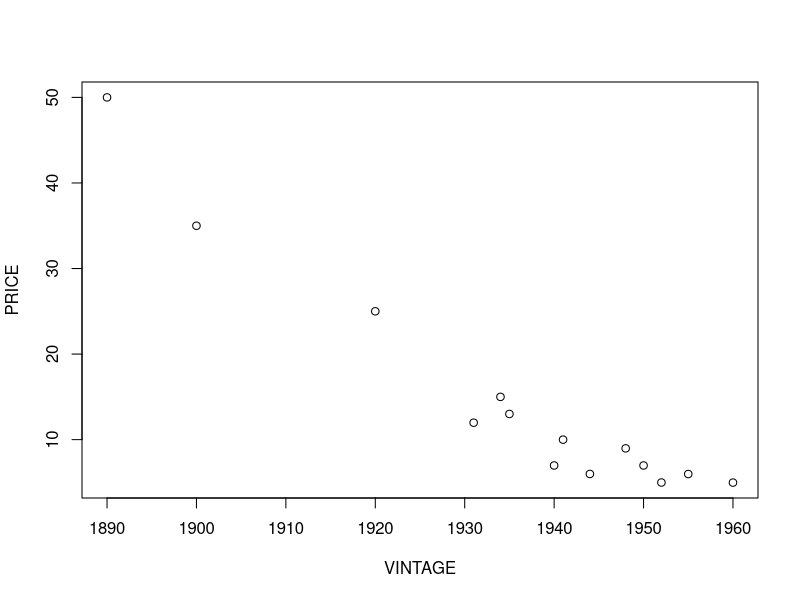
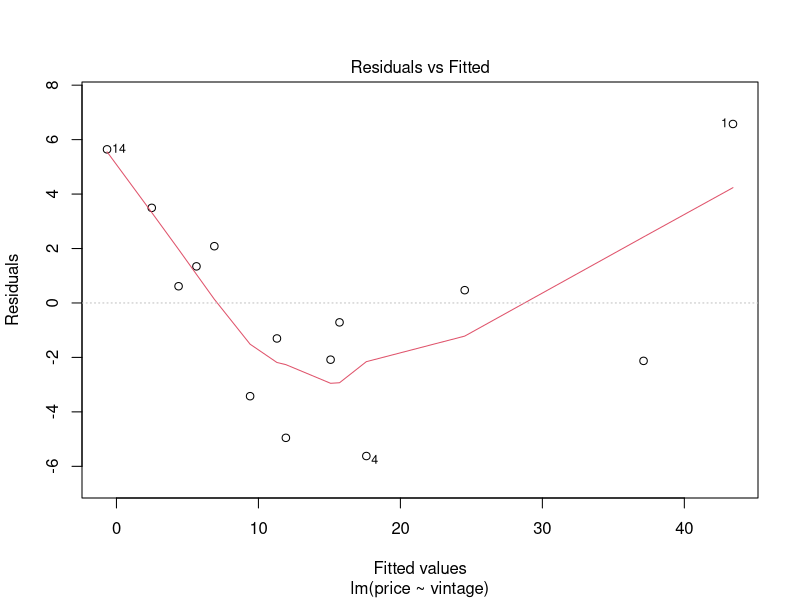
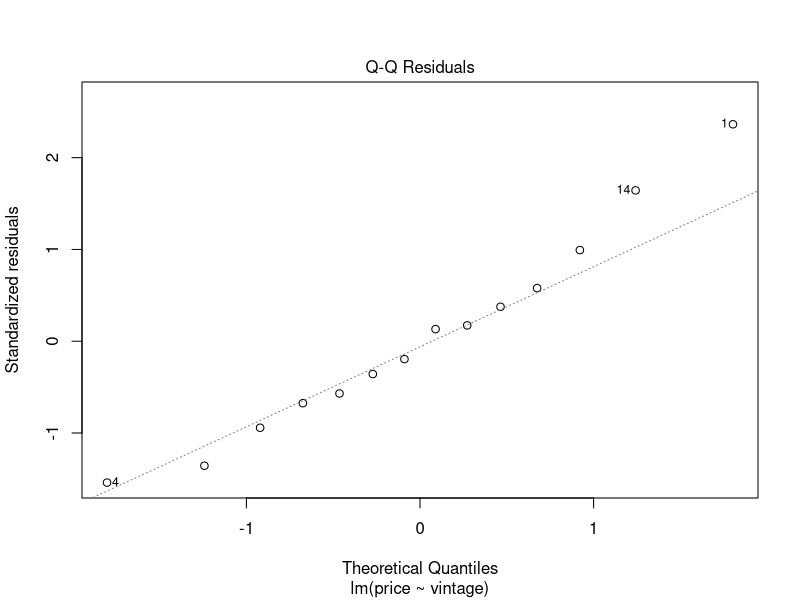
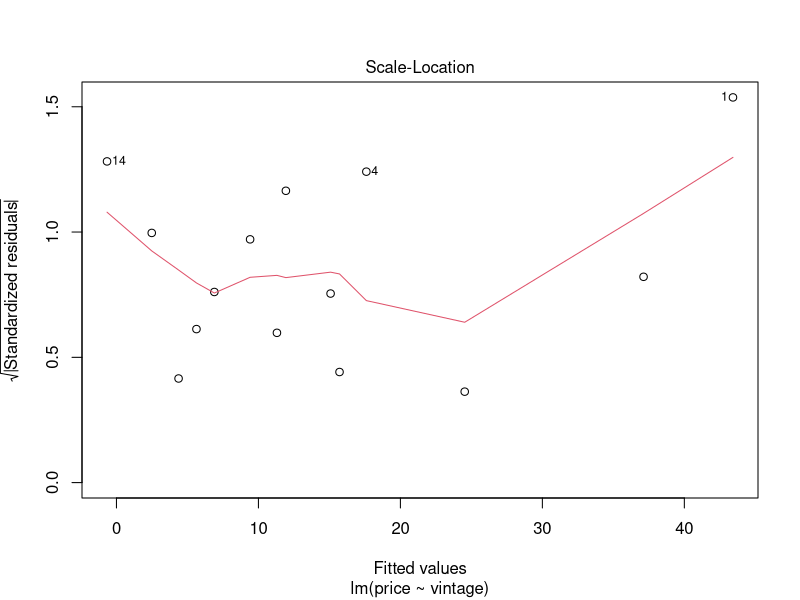
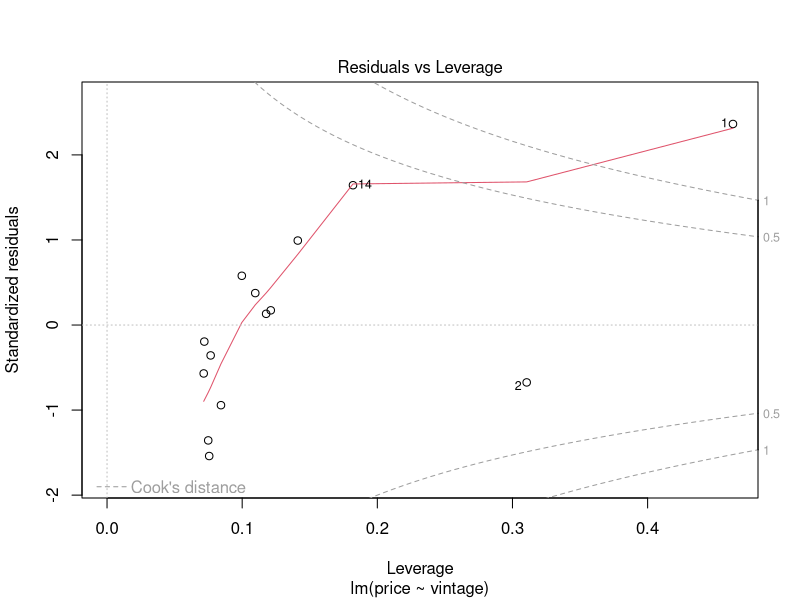
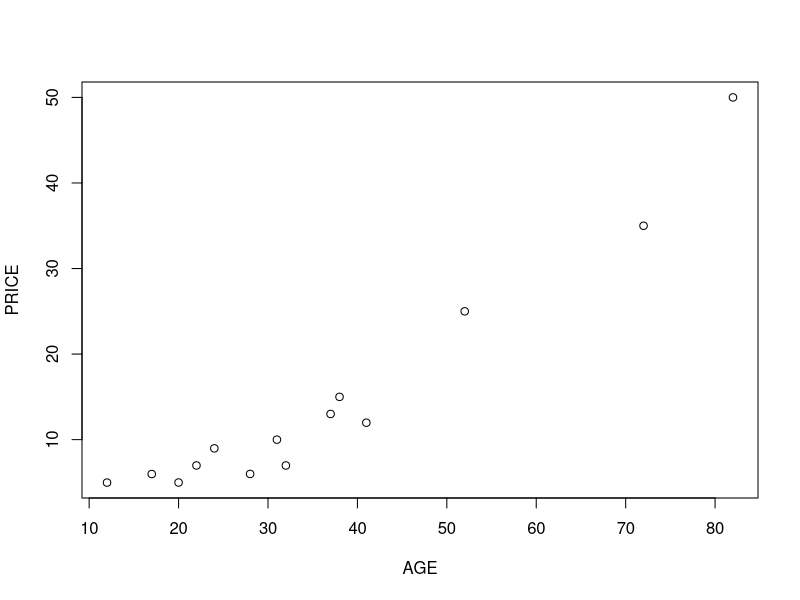
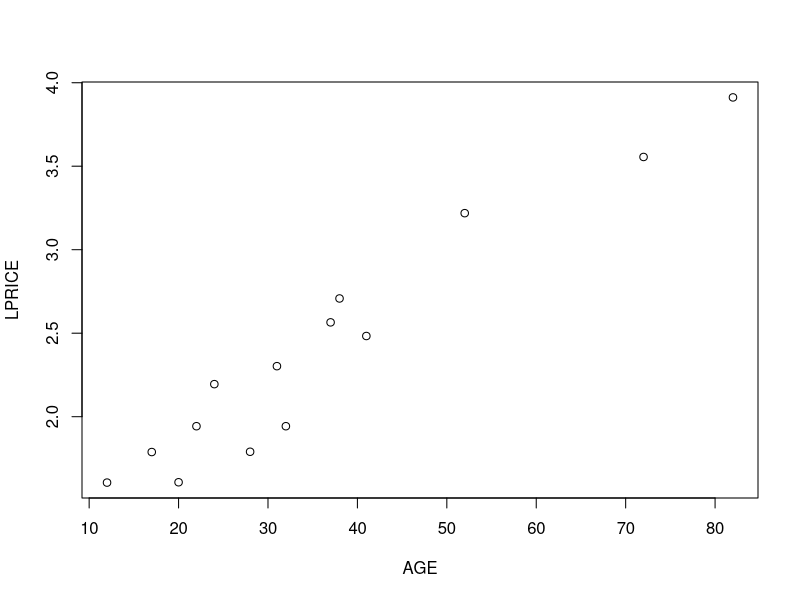
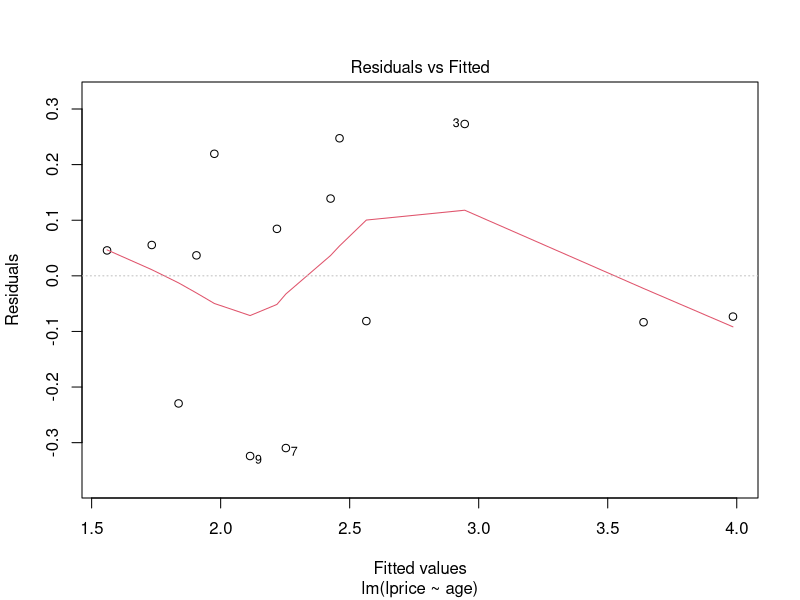

Recreate these plots in R, in order. (Note: this script raises an error after producing the figures.)
## ---- chunk 1
knitr::opts_chunk$set(echo = TRUE)
## ---- chunk 2
library(tidyverse)
library(magrittr)
library(broom)

untidy.df = data.frame(
  'year_2010'=c(10,13,8),
  'year_2011'=c(14,9,12),
  'year_2012'=c(2,5,4)
  )
untidy.df
## ---- chunk 3
tidy.df = reshape2::melt(untidy.df)
tidy.df
## ---- chunk 4
tidy.df$id = 1:3
tidy.df %>% reshape2::dcast(formula = id~variable) # formula = row~column
## ---- chunk 5
library(reshape2)
names(airquality) %<>% tolower
airquality %<>% drop_na

airquality %>% head

airquality %>% melt %>% head
## ---- chunk 6
airquality %>% melt(id.vars=c('month','day')) %>% head
## ---- chunk 7
aq.tall = airquality %>% melt(id.vars=c('month','day'))

aq.tall %>% dcast(month+day ~ variable) %>% head
## ---- chunk 8
wine = read.csv('../../data/wine.csv')

plot(wine$vintage, wine$price,xlab='VINTAGE',ylab='PRICE')

mod = lm(price~vintage, data=wine)
plot(mod)
## ---- chunk 9
wine$age = 1972 - wine$vintage

plot(wine$age,wine$price,xlab='AGE',ylab='PRICE')
## ---- chunk 10
plot(wine$age,log(wine$price),xlab='AGE',ylab='LPRICE')
## ---- chunk 11
wine$lprice = log(wine$price)
mod.linear = lm(price~age, data=wine)
mod.log = lm(lprice~age, data=wine)

plot(mod.log)

plot.df = mod.linear %>%
  augment(interval='prediction') %>%
  select(age,.fitted,.lower,.upper) %>%
  rename('linear.fit'=.fitted,'upper'=.upper,'lower'=.lower) %>%
  reshape2::melt(id.vars=c('age','upper','lower'))

plot.df = mod.log %>%
  augment(interval='prediction') %>%
  mutate('.fitted'=exp(.fitted),'lower'=exp(.lower),'upper'=exp(.upper)) %>%
  select(age,.fitted,lower,upper) %>%
  rename('exp.fit'=.fitted) %>%
  reshape2::melt(id.vars=c('age','upper','lower')) %>%
  rbind(plot.df)

plot.df['price'] = wine$price

ggplot(plot.df, aes(x=age,)) +
  geom_line(aes(y=value,color=variable)) +
  geom_ribbon(aes(ymin=lower,ymax=upper,fill=variable), alpha=.15) +
  geom_point(aes(y=price)) + 
  labs(x='AGE',y='PRICE')
## ---- chunk 12
x = seq(0,5,.01)
density = dlnorm(x)
plot(x,density,type='l')
## ---- chunk 13
bc = MASS::boxcox(mod.linear)
car::boxCox(mod.linear)

lambda = bc$x[which.max(bc$y)]
lambda

# Box-Cox the PRICE variable
bc.func = function(l,x){((x^l) -1 )/l}
wine$price.bc = bc.func(lambda, wine$price)

mod.bc = lm(price.bc~age,data=wine)

mod.log %>% summary
mod.bc %>% summary

plot(mod.log, which=1)
plot(mod.bc, which=1)
## ---- chunk 14
inv.bc.func = function(x){ (x*lambda+1)^(1/lambda) }

plot.df = mod.bc %>%
  augment(interval='prediction') %>% 
  select(c(.fitted,.lower,.upper)) %>%
  mutate_all(inv.bc.func) 

plot.df %<>% cbind(wine[,c('age','price')])

ggplot(plot.df,aes(x=age)) +
  geom_point(aes(y=price)) +
  geom_line(aes(y=.fitted)) +
  geom_line(aes(y=.upper),linetype='dotted') +
  geom_line(aes(y=.lower),linetype='dotted') +
  labs(x='AGE',y='PRICE')
## ---- chunk 15
plot(mod.log, which=2)
## ---- chunk 16
plot(mod.bc, which=2)
## ---- chunk 17
set.seed(11235)
x = runif(30,10,20)
k = .1
y = rnorm(x,1+2*x,k^2*x^2)
plot(x,y)
## ---- chunk 18
supers = read.csv('../../data/supervisor.csv')

supers %>% head

mod.supers = lm(supervisors ~ workers, data=supers)

plot(supers$workers,supers$supervisors,xlab='Supervisors',ylab='Workers')
lines(supers$workers, predict(mod.supers))
mod.supers %>% plot(which=3)
## ---- chunk 19
x = 1/supers$workers
y = supers$supervisors/supers$workers

mod.supers.transformed = lm(y~x)
plot(x,y)
lines(x,predict(mod.supers.transformed))
mod.supers.transformed %>% plot(which=3)
## ---- chunk 20
mod.supers.wls = lm(supervisors ~ workers, data=supers, weights=1/workers^2)
mod.supers.wls %>% summary # the WLS model is already on the original scale!
mod.supers.transformed %>% summary
## ---- chunk 21
plot(rstudent(mod.supers.wls),rstudent(mod.supers.transformed))
